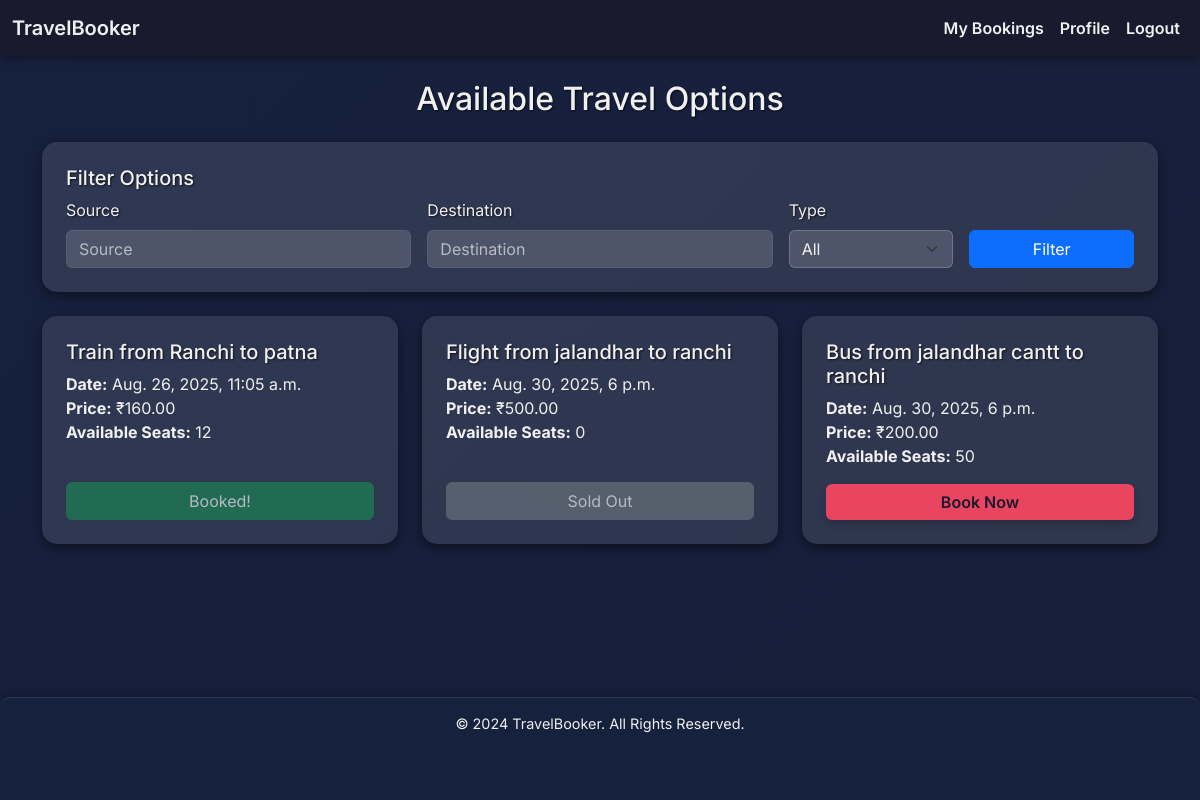
Screenshot of / (signed in) with the database file from the repository.
### bookings/models.py (models this page shows, shortened)
class TravelOption(models.Model):
    TRAVEL_TYPES = [
        ('Flight', 'Flight'),
        ('Train', 'Train'),
        ('Bus', 'Bus'),
    ]
    travel_id = models.AutoField(primary_key=True)
    type = models.CharField(max_length=20, choices=TRAVEL_TYPES)
    source = models.CharField(max_length=100)
    destination = models.CharField(max_length=100)
    date_time = models.DateTimeField()
    price = models.DecimalField(max_digits=10, decimal_places=2)
    available_seats = models.PositiveIntegerField()

### bookings/views.py (the view)
# urls.py: path("", views.home, name="home"),
def home(request):
    travels = TravelOption.objects.all()
    if request.GET.get('type'):
        travels = travels.filter(type=request.GET['type'])
    if request.GET.get('source'):
        travels = travels.filter(source__icontains=request.GET['source'])
    if request.GET.get('destination'):
        travels = travels.filter(destination__icontains=request.GET['destination'])
    booked_travel_ids = []
    if request.user.is_authenticated:
        booked_travel_ids = Booking.objects.filter(user=request.user).values_list('travel_option', flat=True)
    context = {
        'travels': travels,
        'booked_travel_ids': booked_travel_ids
    }
    return render(request, 'travel_list.html', context)

### bookings/templates/travel_list.html (shortened to what this page needs)
{% extends 'base.html' %}
{% block content %}
<h2 class="text-center mb-4">Available Travel Options</h2>
<div class="card p-4 mb-4">
  <h5 class="card-title">Filter Options</h5>
  <form method="get" class="row g-3 align-items-end">
    <div class="col-md-4">
      <label for="source" class="form-label">Source</label>
      <input type="text" class="form-control" name="source" id="source" placeholder="Source" value="{{ request.GET.source }}">
    </div>
    <div class="col-md-4">
      <label for="destination" class="form-label">Destination</label>
      <input type="text" class="form-control" name="destination" id="destination" placeholder="Destination" value="{{ request.GET.destination }}">
    </div>
    <div class="col-md-2">
      <label for="type" class="form-label">Type</label>
      <select name="type" id="type" class="form-select">
        <option value="">All</option>
      </select>
    </div>
    <div class="col-md-2 d-grid">
      <button type="submit" class="btn btn-primary">Filter</button>
    </div>
  </form>
</div>
{% if travels %}
<div class="row row-cols-1 row-cols-md-2 row-cols-lg-3 g-4">
  {% for t in travels %}
  <div class="col">
    <div class="card h-100 p-4">
      <h5 class="card-title">{{ t.type }} from {{ t.source }} to {{ t.destination }}</h5>
      <ul class="list-unstyled">
        <li><strong>Date:</strong> {{ t.date_time }}</li>
        <li><strong>Price:</strong> ₹{{ t.price }}</li>
        <li><strong>Available Seats:</strong> {{ t.available_seats }}</li>
      </ul>
      <div class="mt-auto">
        {% if user.is_authenticated and t.travel_id in booked_travel_ids %}
          <button class="btn btn-success w-100" disabled>Booked!</button>
        {% elif t.available_seats > 0 %}
          <a href="{% url 'book_travel' t.travel_id %}" class="btn btn-custom w-100">Book Now</a>
        {% else %}
          <button class="btn btn-secondary w-100" disabled>Sold Out</button>
        {% endif %}
      </div>
    </div>
  </div>
  {% endfor %}
</div>
{% else %}
<p class="text-center text-muted">No travel options found matching your criteria.</p>
{% endif %}
{% endblock %}

### bookings/templates/base.html (style rules this page uses)
:root { --primary-color: #1a1a2e; --secondary-color: #16213e; --accent-color: #e94560; --text-color: #f0f0f0; --card-bg: rgba(255, 255, 255, 0.1); --card-shadow: 0 4px 12px rgba(0, 0, 0, 0.5); --input-bg: rgba(255, 255, 255, 0.15); }
body { background: linear-gradient(135deg, var(--secondary-color), var(--primary-color)); background-size: 400% 400%; animation: gradient-animation 15s ease infinite; min-height: 100vh; display: flex; flex-direction: column; font-family: 'Inter', sans-serif; color: var(--text-color); transition: background-color 0.5s ease; }
.btn-custom { background-color: var(--accent-color); color: var(--primary-color); border: none; font-weight: 600; transition: all 0.3s ease; box-shadow: 0 4px 8px rgba(0, 0, 0, 0.2); }
.card { background-color: var(--card-bg); border: none; border-radius: 15px; box-shadow: var(--card-shadow); transition: transform 0.3s ease, box-shadow 0.3s ease; overflow: hidden; animation: fadeInUp 0.8s ease-in-out; }
.card-title, h2, h3, h5, label { color: var(--text-color) !important; text-shadow: 1px 1px 2px rgba(0,0,0,0.7); }
.list-unstyled li { color: var(--text-color); }
.form-control, .form-select { background-color: var(--input-bg); border: 1px solid rgba(255, 255, 255, 0.2); color: var(--text-color); }
.form-control::placeholder { color: rgba(255, 255, 255, 0.6); }
.form-select option { background-color: var(--secondary-color); color: var(--text-color); }

### rows the page displays
TravelOption: type "Train", source "Ranchi", destination "patna", date_time "Aug. 26, 2025, 11:05 a.m.", price "160.00", available_seats "12", shows "Booked!"
TravelOption: type "Flight", source "jalandhar", destination "ranchi", date_time "Aug. 30, 2025, 6 p.m.", price "500.00", available_seats "0", shows "Sold Out"
TravelOption: type "Bus", source "jalandhar cantt", destination "ranchi", date_time "Aug. 30, 2025, 6 p.m.", price "200.00", available_seats "50", shows "Book Now"
